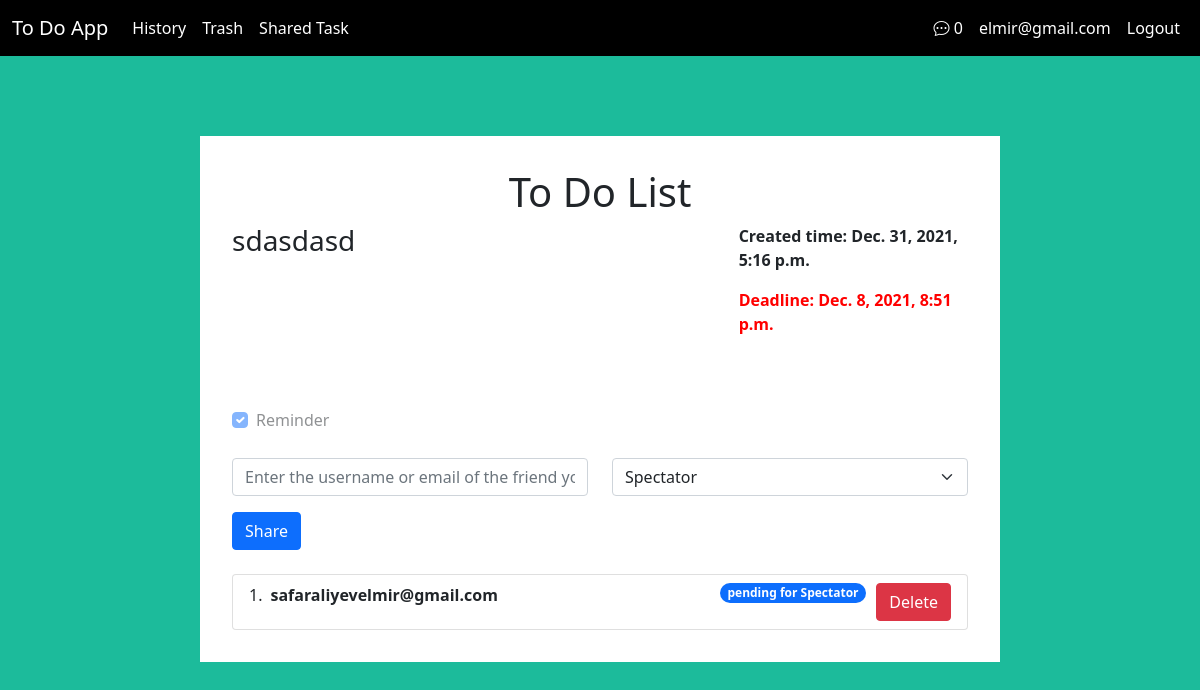
Page /todoapp/task-share/17/ (signed in) on the committed database.
### accounts/models.py (models this page shows)
class CustomUser(AbstractUser):
    username = None
    email = models.EmailField(unique=True)
    token =models.CharField(max_length=120,null=True,blank=True)
    is_active = models.BooleanField(default=False)
    USERNAME_FIELD = 'email'
    REQUIRED_FIELDS = []
    object = CustomUserManager()

### todoapp/models.py (models this page shows, shortened)
class Task(models.Model):
    title = models.CharField(max_length=255)
    deadline = models.DateTimeField()
    description = models.TextField(null=True,blank=True)
    reminder = models.BooleanField()
    done = models.BooleanField(default=False)
    user = models.ForeignKey(user,on_delete=models.CASCADE,null=True,blank=True)
    is_deleted = models.BooleanField(default=False)
    created_at = models.DateTimeField(auto_now_add=True)
    updated_at = models.DateTimeField(auto_now=True)

class TaskShare(models.Model):
    user = models.ForeignKey(user,on_delete=models.CASCADE,related_name="user_share_task")
    task = models.ForeignKey(Task,on_delete=models.CASCADE,related_name='task_share')
    status = models.CharField(choices=STATUS_CHOICE,max_length=255)
    request = models.BooleanField(default=False)
    created_at = models.DateTimeField(auto_now_add=True)
    updated_at = models.DateTimeField(auto_now=True)

### todoapp/views.py (the view, shortened to what this page needs)
# urls.py: path('task-share/<int:pk>/',TaskSharePageView.as_view(),name='task-share'),
class TaskSharePageView(LoginRequiredMixin,CheckAccessMixin,DetailView):
    template_name = 'share.html'
    model = Task
    def get_context_data(self, **kwargs):
        context = super().get_context_data(**kwargs)
        task = self.get_object()
        context["task_share"] = TaskShare.objects.filter(task=task)
        return context

### core/views.py (called while the page is built)
    @method_decorator(login_required)
    def dispatch(self,request,*args,**kwargs):
        return super(LoginRequiredMixin,self).dispatch(request,*args,**kwargs)

### todoapp/templatetags/message.py (called while the page is built)
@register.simple_tag(name='messageCount')
def messageCount(user):
    return TaskShare.objects.filter(user=user,request=False).count()

### todoapp/views.py (called while the page is built)
    def dispatch(self,request,*args,**kwargs):
        self.object = self.get_object()
        access = TaskShare.objects.filter(task=self.object).all()
        if any(x.user == request.user and x.request==True for x in access) or self.object.user == request.user:
            return super().dispatch(request, *args, **kwargs)
        else:
            return redirect('index')

### templates/share.html (shortened to what this page needs)
{% extends 'base.html' %}
{% block content %}
<div class="container">
    <div class="row">
        <div class="d-flex justify-content-center mainBox">
            <div class="toDoBox">
                <h1 style="text-align: center;">To Do List</h1>
                <div class="form-todo">
                    <form method="POST" >
                      <div class="row">
                        <div class="col-8">
                          <h3>{{task.title}}</h3>
                        </div>
                        <div class="col-4">
                          <b>
                            <p>Created time: {{task.created_at}}</p>
                          </b>
                          <b>
                            <p style="color:red;">Deadline: {{task.deadline}}</p>
                          </b>
                        </div>
                      </div>
                      <div class="row">
                        <div class="row mt-4">
                          <div class="col-12">
                          </div>
                        </div>
                        <div class="row mt-3">
                          <div class="col-12">
                            <div class="form-check">
                              <input class="form-check-input" name="email" type="checkbox" value="" {% if task.done == True %} checked
                                {% endif %} disabled id="flexCheckDefault">
                              <label class="form-check-label" for="flexCheckDefault">
                                Reminder
                              </label>
                            </div>
                          </div>
                        </div>
                    </form>
                  </div>
                <div class="share-box mt-4">
                  <form action="{% url 'task-share' task.id %}" method="post">
                    <div class="row">
                      <div class="col-6">
                          <div class="form-group">
                              <input type="email" name="email" placeholder="Enter the username or email of the friend you want to share" class="form-control">
                          </div>
                      </div>
                      <div class="col-6">
                          <div class="form-group">
                            <select class="form-select" name="user_type" aria-label="Default select example">
                              <option value="Spectator" selected>Spectator</option>
                            </select>
                          </div>
                      </div>
                  </div>
                  <div class="row mt-3">
                    <div class="col-6">
                      <div class="form-group">
                          <input type="submit" class="btn btn-primary" value="Share">
                      </div>
                  </div>
                  </div>
                  </div>
                </div>
                <div class="share-list mt-4">
                    <ol class="list-group list-group-numbered">
                      {% for share in task_share %}
                      <li class="list-group-item d-flex justify-content-between align-items-start">
                        <div class="ms-2 me-auto">
                          <div class="fw-bold">{{share.user.email}} </div>
                        </div>
                        <span class="badge bg-primary rounded-pill">
                          {% if share.request == False %}
                            pending for {{share.status}}
                          {% else %}
                          {{share.status}}
                          {% endif %}
                        </span>
                        <a href="{% url 'delete-task-request' share.pk %}" style="margin-left: 10px;" class="btn btn-danger">Delete</a>
                      </li>
                      {% endfor %}
                      </ol>
                </div>
            </div>
        </div>
    </div>
{% endblock content %}

### templates/base.html (shortened to what this page needs)
{% load static %}
{% load message %}
<!doctype html>
<html lang="en">
<head>
  <link href="https://cdn.jsdelivr.net/npm/bootstrap@5.0.2/dist/css/bootstrap.min.css" rel="stylesheet"
>
  <link rel="stylesheet" href="{% static 'css/style.css' %}">
  <link rel="stylesheet" href="https://cdn.jsdelivr.net/npm/bootstrap-icons@1.7.2/font/bootstrap-icons.css">
</head>
<body>
  <nav class="navbar navbar-expand-lg navbar-dark" style="background-color: black;">
    <div class="container-fluid">
      <a class="navbar-brand" href="{% url 'index' %}">To Do App</a>
      <div class="collapse navbar-collapse" id="navbarSupportedContent">
        <ul class="navbar-nav me-auto mb-2 mb-lg-0">
          <li class="nav-item">
            <a class="nav-link active" aria-current="page" href="#">History</a>
          </li>
          <li class="nav-item">
            <a class="nav-link active" aria-current="page" href="{% url 'trash' %}">Trash</a>
          </li>
          <li class="nav-item">
            <a class="nav-link active" aria-current="page" href="{% url 'shared-task' %}">Shared Task</a>
          </li>
        </ul>
        <div class="d-flex">
          {% if request.user %}
          <ul class="navbar-nav me-auto mb-2 mb-lg-0">
            <li class="nav-item">
              <a class="nav-link active" aria-current="page" href="{% url 'message' %}"><i class="bi bi-chat-dots"></i> {% messageCount request.user %}</a>
            </li>
            <li class="nav-item">
              <a class="nav-link active" aria-current="page" href="#">{{request.user.email}}</a>
            </li>
            <li class="nav-item">
              <a href="{% url 'logout' %}" class="nav-link active" aria-current="page" href="#">Logout</a>
            </li>
          </ul>
          {% endif %}
        </div>
      </div>
    </div>
  </nav>
  {% block content %}
  {% endblock content %}
</body>
</html>

### static/css/style.css (style rules this page uses)
body { background-color: #1cbb9b; }
.toDoBox { background-color: white; max-width: 1000px; padding: 2rem 2rem; min-width: 800px; margin-top: 5rem; }

### rows in the picture
CustomUser: id "0", user.email "elmir@gmail.com"
Task: title "sdasdasd", created_at "Dec. 31, 2021, 5:16 p.m.", deadline "Dec. 8, 2021, 8:51 p.m.", done "☑"
TaskShare: user.email "safaraliyevelmir@gmail.com", status "Spectator"
